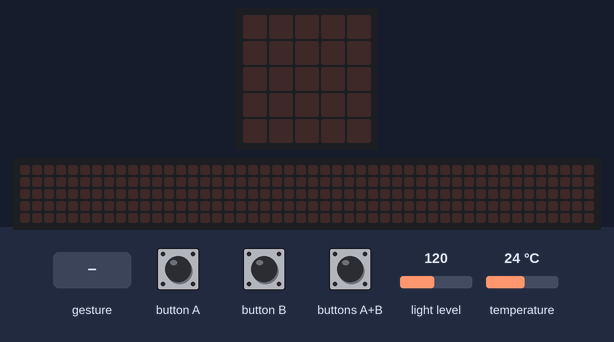
This program was run on a simulated BBC micro:bit (MakeCode). On the bench: the board's 5×5 LED display, a strip that is not on the board, showing the scrolling text unrolled. Inputs (shaded band) come from the test bench; at power-on: light level 120, temperature 24 °C. A tilt is held for 1.5 s and a shake lasts 1 s, then the board lies face up again; the 48×5 strip is a reading aid, not a part: it shows the text the display is scrolling, unrolled, one strip-width of it at a time.

Above: at 1.2 s.
1.3 s: button B pressed for 0.15 s
At 1.6 s:
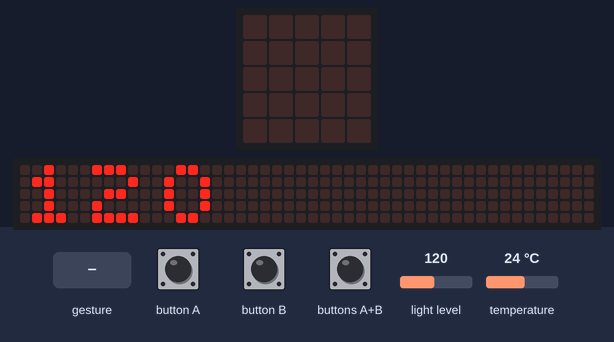
4.3 s: button A pressed for 0.15 s
At 6.2 s:
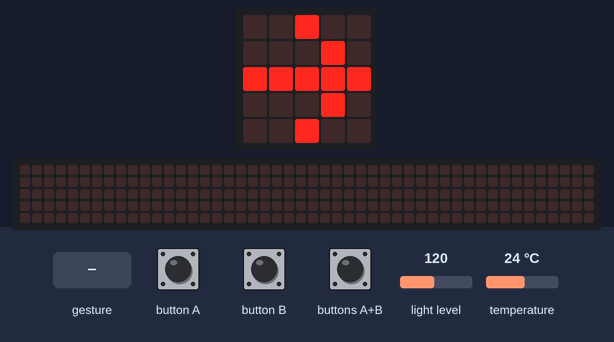
6.5 s: gesture 'screen down'
At 6.67 s:
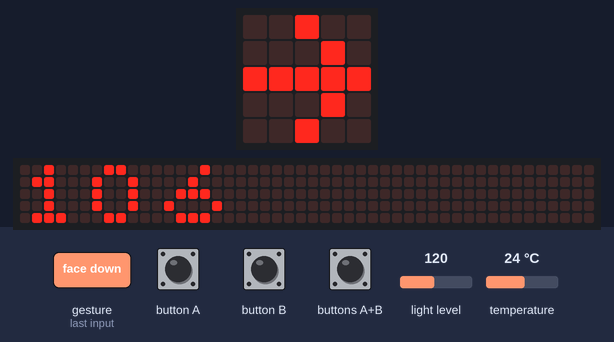
9.5 s: gesture 'shake'
At 10.9 s:
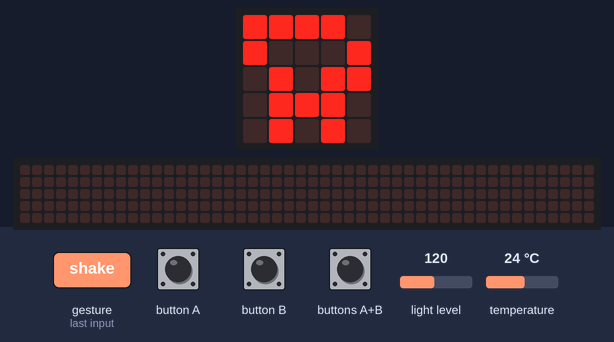
11.7 s: buttons A+B pressed for 0.15 s
At 14.4 s:
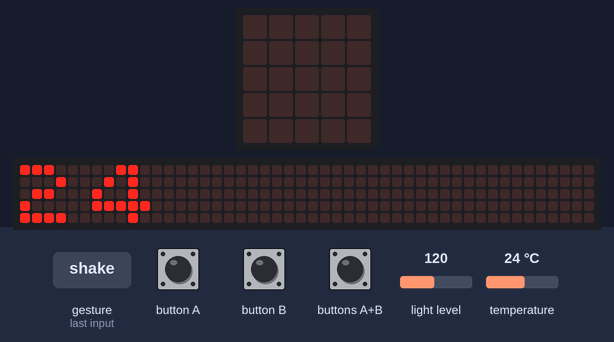
14.8 s: buttons A+B pressed for 1 s
At 16.02 s:
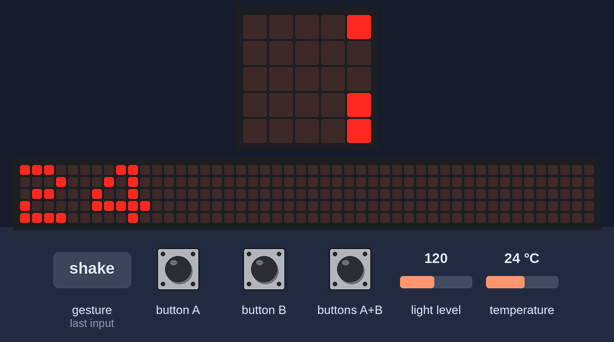

Measured:
- after the input at 1.3 s, the display: changes after 0.15 s (image 1)
- after the input at 4.3 s, the display: first differs from a run without the input after 0.75 s (image 2)
- after the input at 6.5 s, the display: changes after 0.10 s (image 3)
- after the input at 9.5 s, the display: first differs from a run without the input after 0.70 s (image 4)
- after the input at 11.7 s, the display: first changes after 0.15 s (image 5 shows a later state)
- after the input at 14.8 s, the display: first changes after 1.0 s (image 6 shows a later state)

The program:

main.ts
```typescript
input.onGesture(Gesture.ScreenDown, function () {
    basic.showNumber(49 + 57)
})
input.onButtonPressed(Button.A, function () {
    basic.showArrow(ArrowNames.East)
})
input.onGesture(Gesture.Shake, function () {
    basic.showLeds(`
        # # # # .
        # . . . #
        . # . # #
        . # # # .
        . # . # .
        `)
})
input.onButtonPressed(Button.AB, function () {
    basic.showNumber(input.temperature())
})
input.onButtonPressed(Button.B, function () {
    basic.showNumber(input.lightLevel())
})
```

test.ts
```typescript
// aquí va el archivo "tests"; esto no se compilará cuando este paquete se utilice como una extensión.
```
